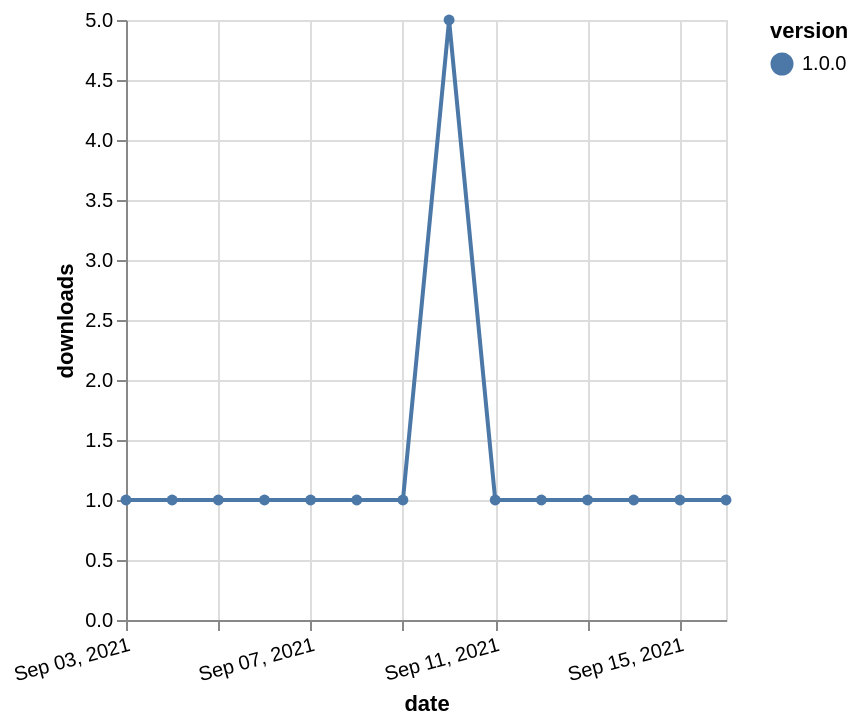

The Vega-Lite source for this figure:
### Vega-Lite specification from a JSON file in a GitHub repository (floating-point values rounded to 4 significant figures)
{"$schema": "https://vega.github.io/schema/vega-lite/v5.json", "description": "A simple bar chart with embedded data.", "data": {"values": [{"date": "2021-09-03", "total": 187, "delta": 1, "version": "1.0.0"}, {"date": "2021-09-04", "total": 188, "delta": 1, "version": "1.0.0"}, {"date": "2021-09-05", "total": 189, "delta": 1, "version": "1.0.0"}, {"date": "2021-09-06", "total": 190, "delta": 1, "version": "1.0.0"}, {"date": "2021-09-07", "total": 191, "delta": 1, "version": "1.0.0"}, {"date": "2021-09-08", "total": 192, "delta": 1, "version": "1.0.0"}, {"date": "2021-09-09", "total": 193, "delta": 1, "version": "1.0.0"}, {"date": "2021-09-10", "total": 198, "delta": 5, "version": "1.0.0"}, {"date": "2021-09-11", "total": 199, "delta": 1, "version": "1.0.0"}, {"date": "2021-09-12", "total": 200, "delta": 1, "version": "1.0.0"}, {"date": "2021-09-13", "total": 201, "delta": 1, "version": "1.0.0"}, {"date": "2021-09-14", "total": 202, "delta": 1, "version": "1.0.0"}, {"date": "2021-09-15", "total": 203, "delta": 1, "version": "1.0.0"}, {"date": "2021-09-16", "total": 204, "delta": 1, "version": "1.0.0"}]}, "width": "container", "mark": {"type": "line", "point": {"filled": true}}, "encoding": {"x": {"field": "date", "type": "temporal", "timeUnit": "yearmonthdate", "title": "date", "axis": {"labelAngle": -15}}, "y": {"field": "delta", "type": "quantitative", "title": "downloads"}, "color": {"field": "version", "type": "nominal"}, "tooltip": {"field": "delta"}}}
